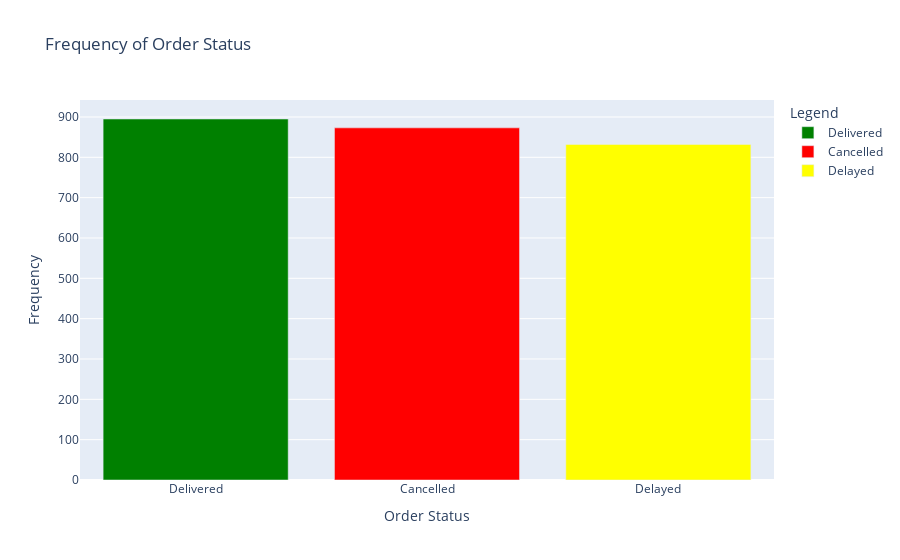

Notebook cell for this chart:
### Code cell
fig = pe.bar(
    status_counts,
    x='order_status',
    y='frequency',
    color='order_status',
    color_discrete_map={
        'Delivered': 'green',
        'Cancelled': 'red',
        'Delayed': 'yellow'
    },
    labels={'order_status': 'Order Status', 'frequency': 'Frequency'},
    title='Frequency of Order Status',

)

# Rename legend title
fig.update_layout(legend_title_text='Legend')

#With legend to the right
fig.show()

### Figure 1 — Plotly figure (JSON) as saved in the notebook; plotly's stock layout.template omitted (floating-point values rounded to 4 significant figures)
{"data": [{"hovertemplate": "Order Status=%{x}<br>Frequency=%{y}<extra></extra>", "legendgroup": "Delivered", "marker": {"color": "green", "pattern": {"shape": ""}}, "name": "Delivered", "orientation": "v", "showlegend": true, "textposition": "auto", "type": "bar", "x": ["Delivered"], "xaxis": "x", "y": [895], "yaxis": "y"}, {"hovertemplate": "Order Status=%{x}<br>Frequency=%{y}<extra></extra>", "legendgroup": "Cancelled", "marker": {"color": "red", "pattern": {"shape": ""}}, "name": "Cancelled", "orientation": "v", "showlegend": true, "textposition": "auto", "type": "bar", "x": ["Cancelled"], "xaxis": "x", "y": [873], "yaxis": "y"}, {"hovertemplate": "Order Status=%{x}<br>Frequency=%{y}<extra></extra>", "legendgroup": "Delayed", "marker": {"color": "yellow", "pattern": {"shape": ""}}, "name": "Delayed", "orientation": "v", "showlegend": true, "textposition": "auto", "type": "bar", "x": ["Delayed"], "xaxis": "x", "y": [832], "yaxis": "y"}], "layout": {"barmode": "relative", "legend": {"title": {"text": "Legend"}, "tracegroupgap": 0}, "title": {"text": "Frequency of Order Status"}, "xaxis": {"anchor": "y", "categoryarray": ["Delivered", "Cancelled", "Delayed"], "categoryorder": "array", "domain": [0, 1], "title": {"text": "Order Status"}}, "yaxis": {"anchor": "x", "domain": [0, 1], "title": {"text": "Frequency"}}}}
